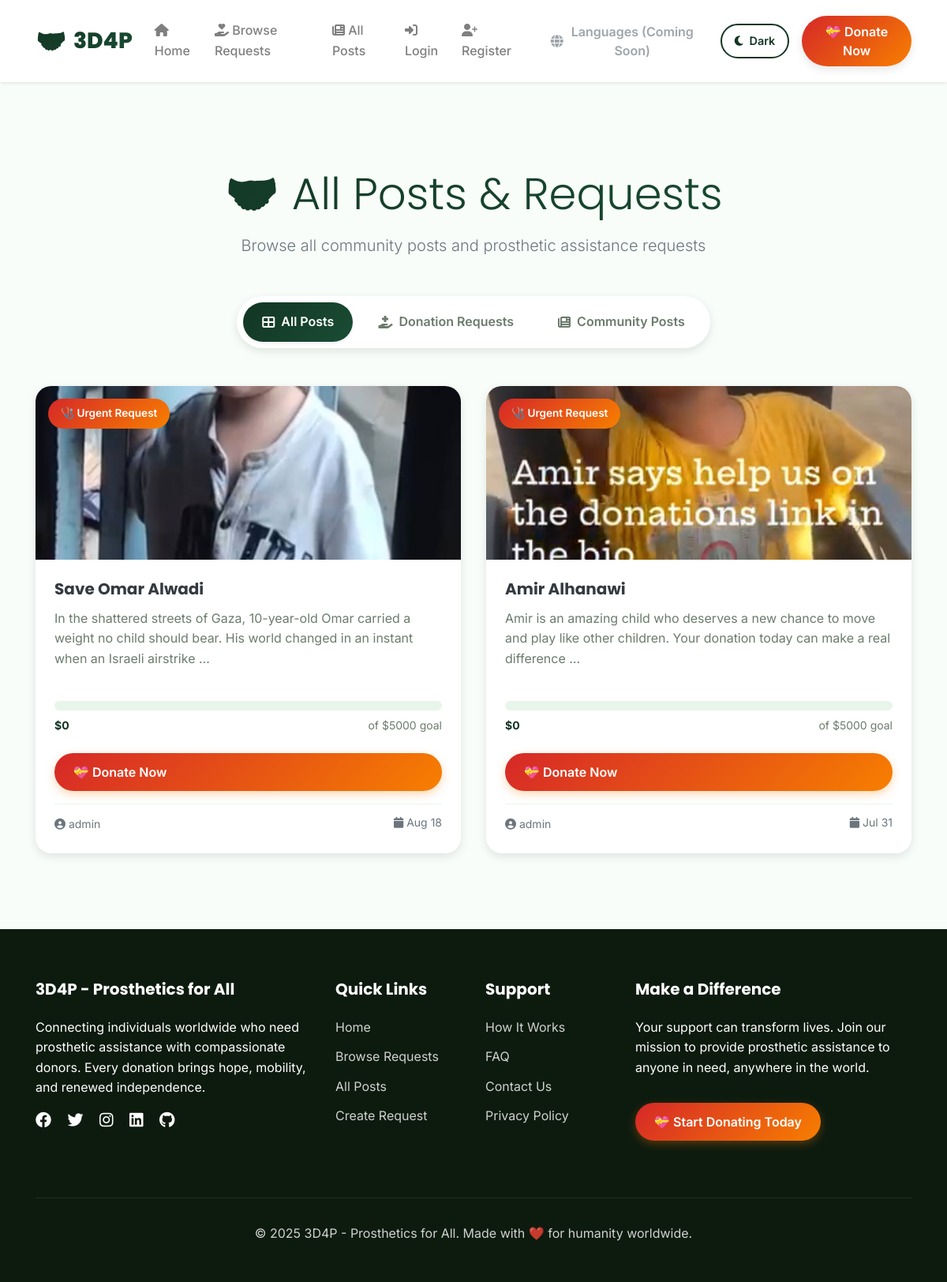
/posts/, run on the app's committed database.
### posts/models.py (models this page shows, shortened)
class Post(models.Model):
    POST_TYPE_CHOICES = [
        ('regular', 'Regular Post'),
        ('donation', 'Donation Request'),
    ]
    author = models.ForeignKey(User, on_delete=models.CASCADE, null=True, blank=True)
    author_name = models.CharField(max_length=100, blank=True)
    title = models.CharField(max_length=200)
    content = models.TextField()
    post_type = models.CharField(max_length=20, choices=POST_TYPE_CHOICES, default='regular')
    is_approved = models.BooleanField(default=False)
    created_at = models.DateTimeField(auto_now_add=True)
    updated_at = models.DateTimeField(auto_now=True)
    view_count = models.IntegerField(default=0)
    share_count = models.IntegerField(default=0)
    image = models.ImageField(upload_to='post_images/', null=True, blank=True)

### donations/models.py (models this page shows, shortened)
class DonationGoal(models.Model):
    post = models.OneToOneField(Post, on_delete=models.CASCADE, related_name='donation_goal')
    goal_amount = models.DecimalField(max_digits=10, decimal_places=2)
    current_amount = models.DecimalField(max_digits=10, decimal_places=2, default=Decimal('0.00'))
    is_active = models.BooleanField(default=True)
    created_at = models.DateTimeField(auto_now_add=True)
    @property
    def progress_percentage(self):
        if self.goal_amount == 0:
            return 0
        return min((self.current_amount / self.goal_amount) * 100, 100)

### users/models.py (models this page shows, shortened)
class CustomUser(AbstractUser):
    is_member = models.BooleanField(default=False)
    is_verified = models.BooleanField(default=False)
    bio = models.TextField(blank=True)
    date_of_birth = models.DateField(null=True, blank=True)
    pass

### posts/views.py (the view)
# urls.py: path('', views.post_list, name='post_list'),
def post_list(request):
    posts = Post.objects.filter(is_approved=True).order_by('-created_at')
    return render(request, 'posts/post_list.html', {'posts': posts})

### users/templatetags/user_tags.py (called while the page is built)
@register.filter
def is_member(user):
    if user is None or not user.is_authenticated:
        return False
    return hasattr(user, 'memberprofile') and user.memberprofile.is_verified

### utils/error_handlers.py (called while the page is built)
    def __call__(self, request):
        if self.is_suspicious_request(request):
            logger.warning(
                f"Suspicious request detected: {request.method} {request.get_full_path()} "
                f"from IP: {self.get_client_ip(request)}"
            )
        response = self.get_response(request)
        return response

    def is_suspicious_request(self, request):
        suspicious_patterns = [
            'admin/', 'wp-admin/', 'phpmyadmin/', '.env', 'config.php',
            'shell.php', 'cmd.php', 'eval(', 'system(', 'exec('
        ]
        path = request.get_full_path().lower()
        return any(pattern in path for pattern in suspicious_patterns)

### posts/templates/posts/post_list.html (shortened to what this page needs)
{% extends 'base.html' %}
{% load user_tags %}
{% block content %}
<div class="container" style="padding-top: 2rem;">
    <div class="text-center mb-5" data-aos="fade-up">
        <h1 class="display-4 text-gradient">🤝 All Posts & Requests</h1>
        <p class="lead text-muted">Browse all community posts and prosthetic assistance requests</p>
    </div>
    <div class="filter-tabs mb-5" data-aos="fade-up" data-aos-delay="100">
        <div class="tab-container">
            <button class="tab-btn active" data-filter="all">
                <i class="fas fa-th-large"></i> All Posts
            </button>
            <button class="tab-btn" data-filter="donation">
                <i class="fas fa-hand-holding-medical"></i> Donation Requests
            </button>
            <button class="tab-btn" data-filter="regular">
                <i class="fas fa-newspaper"></i> Community Posts
            </button>
        </div>
    </div>
    <div class="posts-grid" data-aos="fade-up" data-aos-delay="200">
        {% for post in posts %}
        <div class="post-grid-item {{ post.post_type }}" data-aos="fade-up" data-aos-delay="{% cycle '100' '200' '300' '400' %}">
            {% if post.post_type == 'donation' %}
            <div class="donation-card h-100">
                {% if post.image %}
                <div class="card-img-wrapper">
                    <img src="{{ post.image.url }}" class="card-img-top" alt="{{ post.title }}">
                    <div class="urgency-badge">
                        🩺 Urgent Request
                    </div>
                </div>
                {% endif %}
                <div class="card-body">
                    <h5 class="card-title">
                        <a href="{% url 'post_detail' post.pk %}" class="text-decoration-none text-dark">
                            {{ post.title }}
                        </a>
                    </h5>
                    <p class="card-text">{{ post.content|truncatewords:25 }}</p>
                    {% if post.donation_goal %}
                    <div class="progress-wrapper">
                        <div class="progress">
                        </div>
                        <div class="progress-info">
                            <span class="raised">${{ post.donation_goal.current_amount|floatformat:0 }}</span>
                            <span class="goal">of ${{ post.donation_goal.goal_amount|floatformat:0 }} goal</span>
                        </div>
                    </div>
                    {% endif %}
                    <div class="mt-auto">
                        <a href="{% url 'donate_to_post' post.id %}" class="btn btn-donate btn-block">
                            💝 Donate Now
                        </a>
                        <div class="post-meta mt-3">
                            <small class="text-muted">
                                <i class="fas fa-user-circle"></i>
                                {% if post.author %}
                                    {{ post.author.username }}
                                {% else %}
                                    {{ post.author_name }}
                                {% endif %}
                            </small>
                            <small class="text-muted float-right">
                                <i class="fas fa-calendar"></i> {{ post.created_at|date:"M j" }}
                            </small>
                        </div>
                    </div>
                </div>
            </div>
            {% endif %}
        </div>
        {% endfor %}
    </div>
</div>
{% endblock %}

### static/css/main.css (style rules this page uses)
:root { --primary-color: #123524; --secondary-color: #1a4d34; --accent-color: #2d6b45; --danger-color: #d62828; --success-color: #27a745; --dark-color: #0d1b0f; --light-color: #f8fdf9; --gray-light: #e8f5ea; --gray-medium: #6c7b6d; --white: #ffffff; --gradient-primary: linear-gradient(135deg, #123524 0%, #1a4d34 100%); --gradient-hero: linear-gradient(135deg, #0d1b0f 0%, #123524 100%); --gradient-card: linear-gradient(145deg, #ffffff 0%, #f8fdf9 100%); --gradient-danger: linear-gradient(135deg, #d62828 0%, #f77f00 100%); --shadow-sm: 0 2px 4px rgba(0,0,0,0.08); --shadow-md: 0 4px 12px rgba(0,0,0,0.1); --shadow-lg: 0 8px 24px rgba(0,0,0,0.12); --shadow-xl: 0 12px 48px rgba(0,0,0,0.15); --font-primary: 'Inter', -apple-system, BlinkMacSystemFont, 'Segoe UI', sans-serif; --font-heading: 'Poppins', sans-serif; --transition-fast: all 0.2s ease; --transition-medium: all 0.3s ease; --transition-slow: all 0.5s cubic-bezier(0.4, 0, 0.2, 1); }
* { margin: 0; padding: 0; box-sizing: border-box; }
body { font-family: var(--font-primary); color: var(--dark-color); background-color: var(--light-color); line-height: 1.6; overflow-x: hidden; padding-top: 100px; }
h1, h2, h3, h4, h5, h6 { font-family: var(--font-heading); font-weight: 700; color: var(--dark-color); margin-bottom: 1rem; }
.donation-card { background: var(--white); border-radius: 20px; overflow: hidden; box-shadow: var(--shadow-md); transition: var(--transition-slow); position: relative; height: 100%; display: flex; flex-direction: column; }
.donation-card .card-img-wrapper { position: relative; height: 220px; overflow: hidden; }
.donation-card .card-img-top { width: 100%; height: 100%; object-fit: cover; transition: var(--transition-slow); }
.donation-card .urgency-badge { position: absolute; top: 1rem; left: 1rem; background: var(--gradient-danger); color: white; padding: 0.5rem 1rem; border-radius: 50px; font-weight: 600; font-size: 0.85rem; box-shadow: var(--shadow-md); animation: bounce 1s ease infinite; }
.donation-card .card-body { padding: 1.5rem; flex: 1; display: flex; flex-direction: column; }
.donation-card .card-title { font-size: 1.25rem; font-weight: 700; color: var(--dark-color); margin-bottom: 0.75rem; line-height: 1.3; }
.donation-card .card-text { color: var(--gray-medium); flex: 1; margin-bottom: 1rem; }
.progress-wrapper { margin: 1.5rem 0; }
.progress { height: 12px; border-radius: 50px; background: var(--gray-light); overflow: visible; position: relative; }
.progress-info { display: flex; justify-content: space-between; margin-top: 0.5rem; font-size: 0.875rem; }
.progress-info .raised { color: var(--primary-color); font-weight: 700; }
.progress-info .goal { color: var(--gray-medium); }
.btn { font-family: var(--font-primary); font-weight: 600; padding: 0.75rem 1.5rem; border-radius: 50px; transition: var(--transition-medium); text-decoration: none; display: inline-flex; align-items: center; gap: 0.5rem; border: none; cursor: pointer; }
.btn-donate { background: var(--gradient-danger); color: white; box-shadow: 0 4px 12px rgba(247, 127, 0, 0.3); font-size: 1rem; }
.text-gradient { background: var(--gradient-primary); -webkit-background-clip: text; -webkit-text-fill-color: transparent; }
.post-meta { border-top: 1px solid var(--gray-light); padding-top: 0.75rem; }
* { transition: background-color 0.3s ease, color 0.3s ease, border-color 0.3s ease; }

### posts/templates/posts/post_list.html (style rules this page uses)
.filter-tabs { display: flex; justify-content: center; margin-bottom: 2rem; }
.tab-container { background: var(--white); border-radius: 50px; padding: 0.5rem; box-shadow: var(--shadow-md); display: flex; gap: 0.5rem; }
.tab-btn { padding: 0.75rem 1.5rem; border: none; background: transparent; border-radius: 50px; font-weight: 600; color: var(--gray-medium); transition: var(--transition-fast); cursor: pointer; display: flex; align-items: center; gap: 0.5rem; }
.tab-btn.active { background: var(--gradient-primary); color: white; box-shadow: var(--shadow-sm); }
.posts-grid { display: grid; grid-template-columns: repeat(auto-fill, minmax(400px, 1fr)); gap: 2rem; }
.post-grid-item { transition: var(--transition-medium); }
.post-grid-item { opacity: 1; transform: scale(1); transition: all 0.3s ease; }
.donation-card .card-body, .post-card .card-body { position: relative; }

### data on the page
Post: image (picture), title "Save Omar Alwadi", content "In the shattered streets of Gaza, 10-year-old Omar carried a weight no child should bear. His world changed in an instant when an Israeli airstrike …", donation_goal.current_amount "0", donation_goal.goal_amount "5000", author.username "admin", created_at "Aug 18"
Post: image (picture), title "Amir Alhanawi", content "Amir is an amazing child who deserves a new chance to move and play like other children. Your donation today can make a real difference …", donation_goal.current_amount "0", donation_goal.goal_amount "5000", author.username "admin", created_at "Jul 31"
